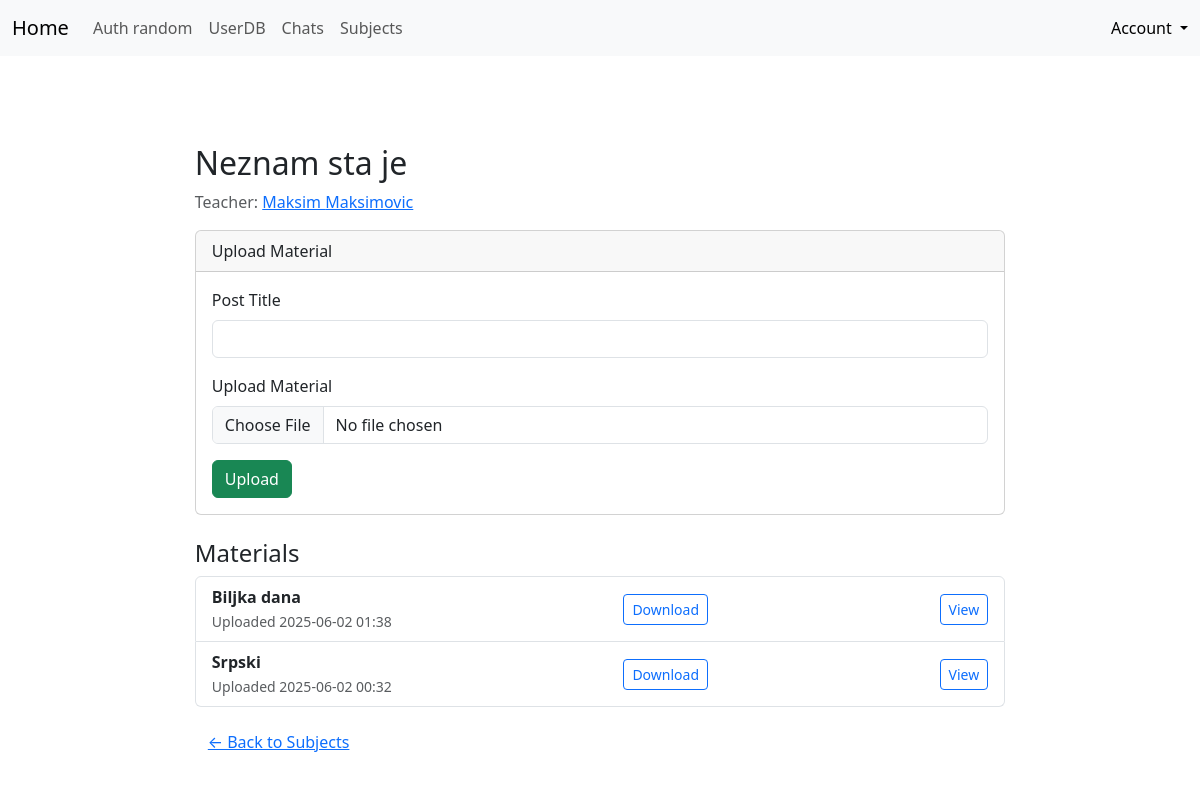
Screenshot of /subjects/3 (signed in) with the database file from the repository.
### app/models.py (models this page shows, shortened)
class Subject(db.Model):
    __tablename__ = 'subjects'
    id = db.Column(db.Integer, primary_key=True)
    name = db.Column(db.String(100), nullable=False)
    code = db.Column(db.String(10), unique=True, nullable=False)
    teacher_id = db.Column(db.Integer, db.ForeignKey('users.id'))
    teacher = db.relationship('User', backref='taught_subjects', foreign_keys=[teacher_id])
    students = db.relationship('User', secondary=subject_students, backref='subjects')
    posts = db.relationship('SubjectPost', backref='subject', lazy='dynamic')

class User(db.Model, UserMixin):
    __tablename__ = 'users'
    id = db.Column(db.Integer, primary_key=True)
    username = db.Column(db.String(80), unique=True, nullable=False)
    first_name = db.Column(db.String(80), nullable=False)
    last_name = db.Column(db.String(80), nullable=False)
    email = db.Column(db.String(120), unique=True, nullable=False)
    about_me = db.Column(db.Text())
    password_hash = db.Column(db.String(128))
    role_id = db.Column(db.Integer, db.ForeignKey('roles.id'))
    last_seen = db.Column(db.DateTime(), default=datetime.now)
    @property
    def password(self):
        raise AttributeError('password is not a readable attribute')
    def ping(self):
        self.last_seen = datetime.now()
        db.session.add(self)
        db.session.commit()

class SubjectPost(db.Model):
    __tablename__ = 'subject_posts'
    id = db.Column(db.Integer, primary_key=True)
    title = db.Column(db.String(100))
    filename = db.Column(db.String(200))
    subject_id = db.Column(db.Integer, db.ForeignKey('subjects.id'))
    uploaded_at = db.Column(db.DateTime, default=datetime.now)

### app/subjects/views.py (the view, shortened to what this page needs)
@subj.route('/<int:subject_id>', methods=['GET', 'POST'])
@login_required
def subject_detail(subject_id):
    subject = Subject.query.get_or_404(subject_id)
    if current_user != subject.teacher and current_user not in subject.students:
        flash('Access denied.', 'danger')
        return redirect(url_for('subj.subject_list'))
    form = PostMaterialForm()
    posts = subject.posts.order_by(SubjectPost.uploaded_at.desc()).all()
    return render_template('subj/subject_detail.html', subject=subject, posts=posts, form=form)

### app/subjects/forms.py
class PostMaterialForm(FlaskForm):
    title = StringField('Post Title', validators=[DataRequired()])
    file = FileField('Upload Material', validators=[DataRequired()])
    submit = SubmitField('Post')

### app/__init__.py (called while the page is built)
def create_app(config='default'):
    app = Flask(__name__)
    app.config.from_object(Config)
    db.init_app(app)
    login_manager.init_app(app)
    from .main import blue_main
    app.register_blueprint(blue_main)
    from .auth import auth as auth_blueprint
    app.register_blueprint(auth_blueprint, url_prefix='/auth')
    from .messenger import messenger as messenger_blueprint
    app.register_blueprint(messenger_blueprint, url_prefix='/messenger')
    from .subjects import subjects as subjects_blueprint
    app.register_blueprint(subjects_blueprint, url_prefix='/subjects')
    from .models import ChatRoom, Permission
    @app.context_processor
    def inject_globals():
        return {
            'ChatRoom': ChatRoom,
            'Permission': Permission
        }
    return app

### app/auth/views.py (called while the page is built)
@auth.before_app_request
def before_request():
    if current_user.is_authenticated:
        current_user.ping()

### app/models.py (called while the page is built)
@login_manager.user_loader
def load_user(user_id):
    return db.session.get(User, user_id)

### app/templates/subj/subject_detail.html (shortened to what this page needs)
{% extends "base.html" %}
{% block page_content %}
<div class="container mt-4">
  <h2>{{ subject.name }}</h2>
  <p class="text-muted">
  Teacher: <a href="{{ url_for('main.userdb_user', username=subject.teacher.username) }}">
    {{ subject.teacher.first_name }} {{ subject.teacher.last_name }}
  </a>
</p>
  {% if current_user.id == subject.teacher_id %}
    <div class="card mb-4">
      <div class="card-header">Upload Material</div>
      <div class="card-body">
        <form method="POST" enctype="multipart/form-data">
          <div class="mb-3">
            {{ form.title.label(class_="form-label") }}
            {{ form.title(class_="form-control") }}
          </div>
          <div class="mb-3">
            {{ form.file.label(class_="form-label") }}
            {{ form.file(class_="form-control") }}
          </div>
          <button type="submit" class="btn btn-success">Upload</button>
        </form>
      </div>
    </div>
  {% endif %}
  <h4>Materials</h4>
  {% if posts %}
    <ul class="list-group">
      {% for post in posts %}
        <li class="list-group-item d-flex justify-content-between align-items-center">
          <div>
            <strong>{{ post.title }}</strong><br>
            <small class="text-muted">Uploaded {{ post.uploaded_at.strftime('%Y-%m-%d %H:%M') }}</small>
          </div>
          <a href="{{ url_for('static', filename='uploads/' + post.filename) }}" class="btn btn-sm btn-outline-primary" download>
            Download
          </a>
          <a href="{{ url_for('subj.view_post', subject_id=subject.id, post_id=post.id) }}" class="btn btn-sm btn-outline-primary">
            View
          </a>
        </li>
      {% endfor %}
    </ul>
  {% else %}
    <p>No materials uploaded yet.</p>
  {% endif %}
  <a href="{{ url_for('subj.subject_list') }}" class="btn btn-link mt-3">← Back to Subjects</a>
</div>
{% endblock %}

### rows the page displays
Subject: name "Neznam sta je"
User: teacher.first_name "Maksim", teacher.last_name "Maksimovic"
SubjectPost: title "Biljka dana", uploaded_at "2025-06-02 01:38"
SubjectPost: title "Srpski", uploaded_at "2025-06-02 00:32"
